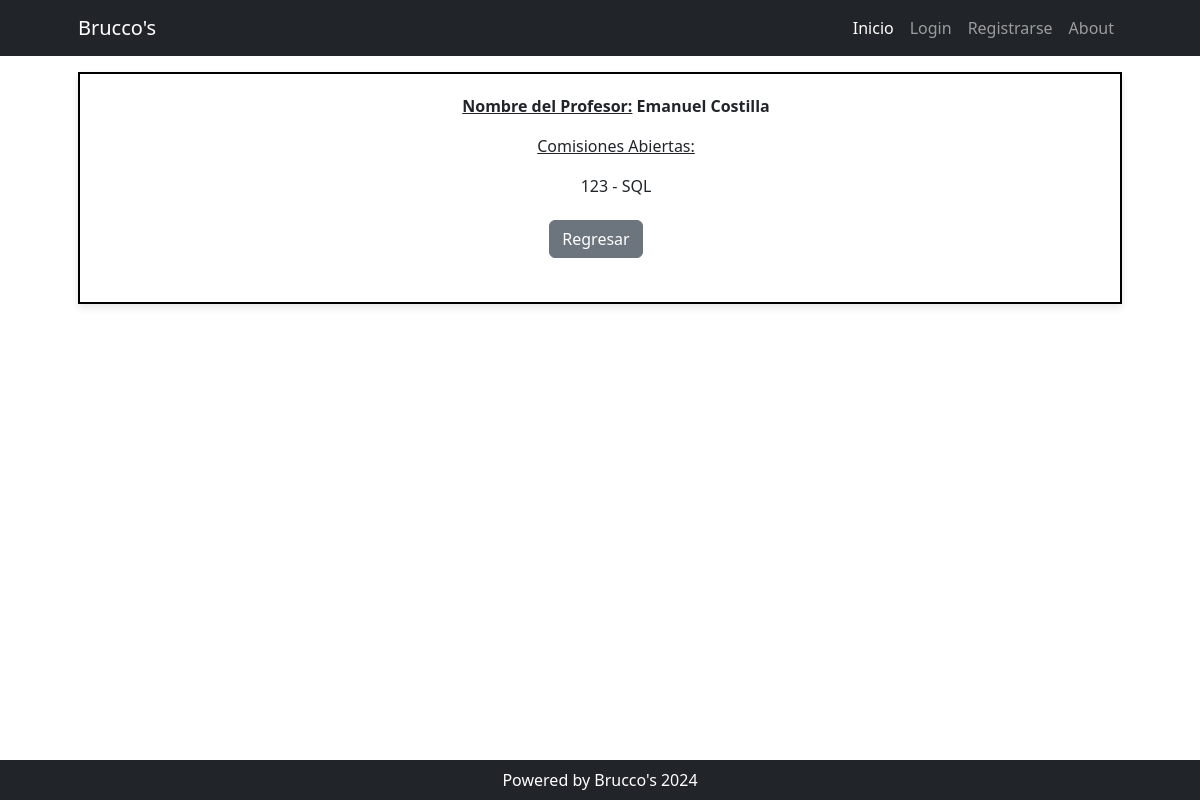
/profesores/detail/1, run on the app's committed database.
### cursos/models.py (models this page shows, shortened)
class Profesor(models.Model):
    nombre = models.CharField(max_length=100, unique=True)

class Comision(models.Model):
    nombre = models.PositiveBigIntegerField(unique=True)
    curso = models.ForeignKey(Curso, on_delete=models.SET_NULL, null=True, blank=True, related_name="comisiones")
    profesor = models.ForeignKey(Profesor, on_delete=models.SET_NULL, null=True, blank=True, related_name="comisiones")
    estudiante = models.ManyToManyField(Estudiante, related_name="comisiones")

class Curso(models.Model):
    nombre = models.CharField(max_length=100)
    def __str__(self):
        return self.nombre

### profesores/views.py (the view)
# urls.py: path("detail/<int:pk>", views.ProfesorDetail.as_view(), name="detail"),
class ProfesorDetail(DetailView):
    model = models.Profesor

### profesores/templates/cursos/profesor_detail.html (shortened to what this page needs)
{% extends 'core/base.html' %}
{% block contenido %}
<div style="border: 2px solid #000; padding: 20px; background-color: #fff; box-shadow: 0 4px 8px rgba(0, 0, 0, 0.1); text-align: center;">
    <ul>
        <p><b><u>Nombre del Profesor:</u> {{ object.nombre }}</p></b>
        <p><p><u>Comisiones Abiertas:</p></u>
            {% for comision in object.comisiones.all %}
            <p>{{comision.nombre}} - {{comision.curso}}</p>
            {% endfor %}
        </p>
    </ul>
    <div class="fs-3 pb-4">
        <a class="btn btn-secondary me-2" href="{% url 'profesores:home' %}">Regresar</a>
    </div>
</div>
{% endblock contenido %}

### data on the page
Profesor: nombre "Emanuel Costilla"
Comision: nombre "123", curso "SQL"
